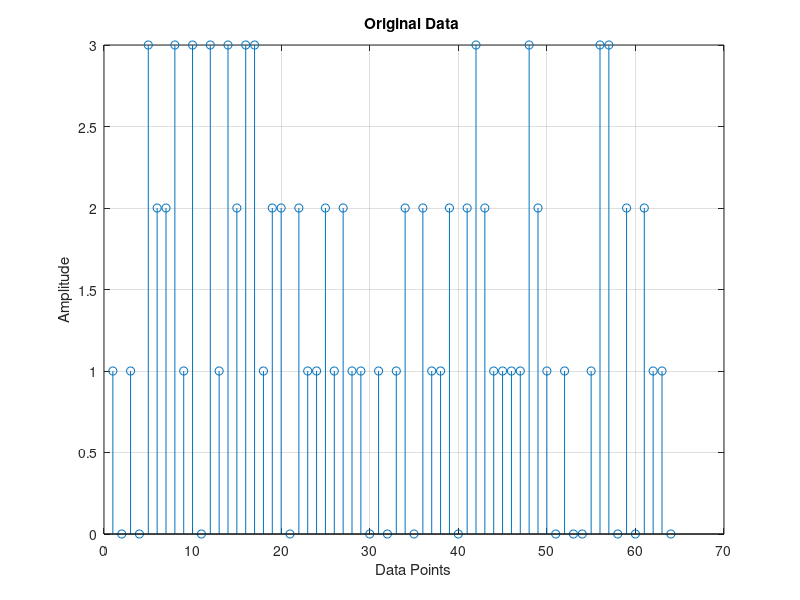
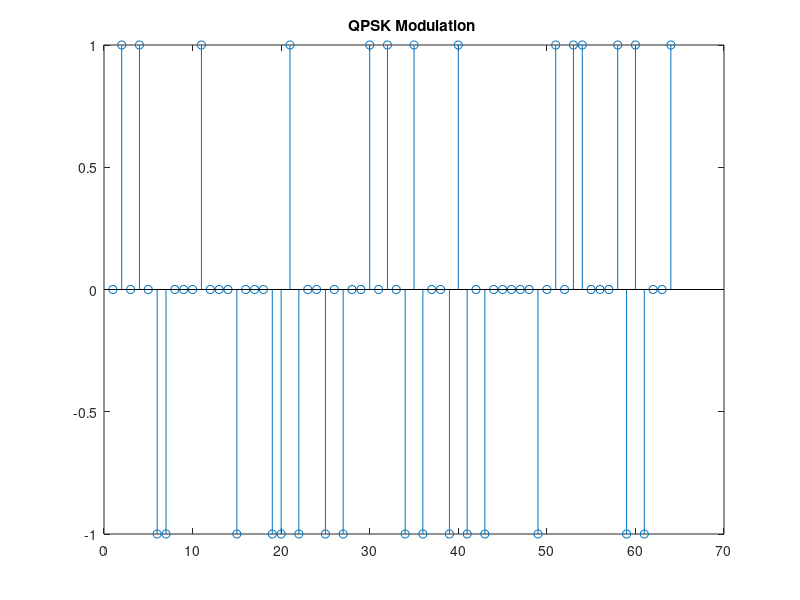
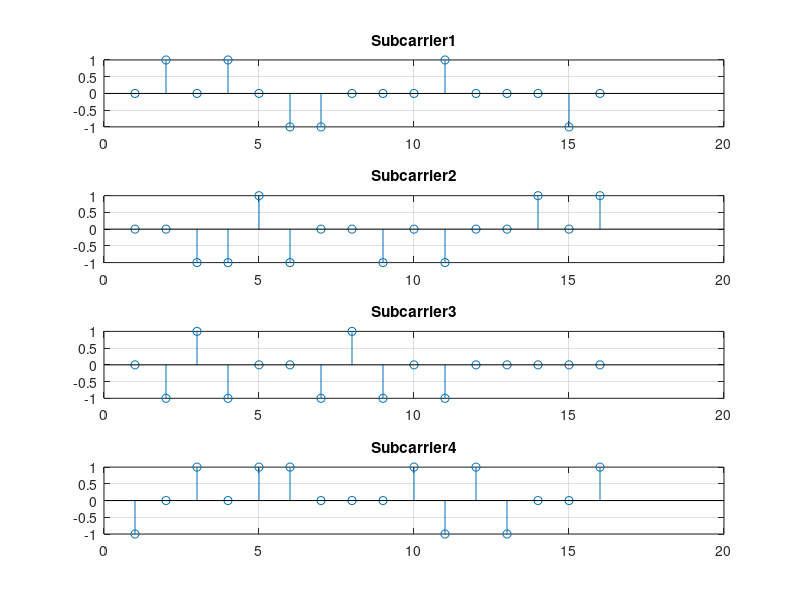
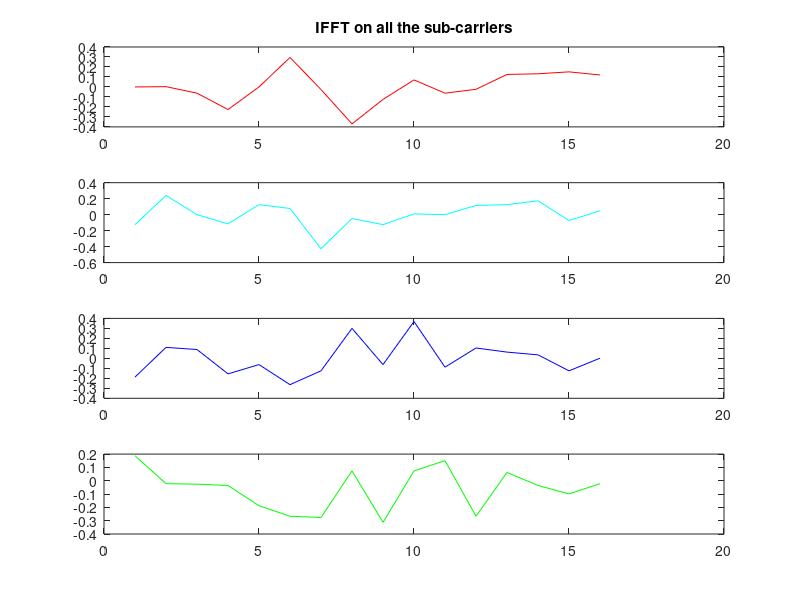

Reproduce these figures in MATLAB, in order.
clc;
clear all;
close all;

no_of_data_bits = 64 %Number of bits per channel extended to 128
M =4 %Number of subcarrier channel
n=256;%Total number of bits to be transmitted at the transmitter
block_size = 16; %Size of each OFDM block to add cyclic prefix
cp_len = floor(0.1 * block_size); %Length of the cyclic prefix
%............................................................
% Transmitter
%.........................................................
%.........................................................
% Source generation and modulation
%........................................................
% Generate random data source to be transmitted of length 64
data = randsrc(1, no_of_data_bits, 0:M-1);
figure(1),stem(data); grid on; xlabel('Data Points'); ylabel('Amplitude')
title('Original Data ')
% Perform QPSK modulation on the input source data
qpsk_modulated_data = pskmod(data, M);
figure(2),stem(qpsk_modulated_data);title('QPSK Modulation ')
%............................................................
%.............................................................
% Converting the series data stream into four parallel data stream to form
% four sub carriers
S2P = reshape(qpsk_modulated_data, no_of_data_bits/M,M)
Sub_carrier1 = S2P(:,1)
Sub_carrier2 = S2P(:,2)
Sub_carrier3 = S2P(:,3)
Sub_carrier4 = S2P(:,4)
figure(3), subplot(4,1,1),stem(Sub_carrier1),title('Subcarrier1'),grid on;
subplot(4,1,2),stem(Sub_carrier2),title('Subcarrier2'),grid on;
subplot(4,1,3),stem(Sub_carrier3),title('Subcarrier3'),grid on;
subplot(4,1,4),stem(Sub_carrier4),title('Subcarrier4'),grid on;
%..................................................................
%..................................................................
% IFFT OF FOUR SUB_CARRIERS
%.................................................................
%..............................................................
number_of_subcarriers=4;
cp_start=block_size-cp_len;
ifft_Subcarrier1 = ifft(Sub_carrier1)
ifft_Subcarrier2 = ifft(Sub_carrier2)
ifft_Subcarrier3 = ifft(Sub_carrier3)
ifft_Subcarrier4 = ifft(Sub_carrier4)
figure(4), subplot(4,1,1),plot(real(ifft_Subcarrier1),'r'),
title('IFFT on all the sub-carriers')
subplot(4,1,2),plot(real(ifft_Subcarrier2),'c')
subplot(4,1,3),plot(real(ifft_Subcarrier3),'b')
subplot(4,1,4),plot(real(ifft_Subcarrier4),'g')
%...........................................................
%...........................................................
% ADD-CYCLIC PREFIX %..........................................................
%............................................................
for i=1:number_of_subcarriers,
ifft_Subcarrier(:,i) = ifft((S2P(:,i)),16)% 16 is the ifft point
for j=1:cp_len,
cyclic_prefix(j,i) = ifft_Subcarrier(j+cp_start,i)
end
Append_prefix(:,i) = vertcat( cyclic_prefix(:,i), ifft_Subcarrier(:,i))
% Appends prefix to each subcarriers
end
A1=Append_prefix(:,1);
A2=Append_prefix(:,2);
A3=Append_prefix(:,3);
A4=Append_prefix(:,4);
figure(5), subplot(4,1,1),plot(real(A1),'r'),title('Cyclic prefix added to all the sub-carriers')
subplot(4,1,2),plot(real(A2),'c')
subplot(4,1,3),plot(real(A3),'b')
subplot(4,1,4),plot(real(A4),'g')
figure(11),plot((real(A1)),'r'),title('Orthogonality'),hold on ,plot((real(A2)),'c'),hold on ,
plot((real(A3)),'b'),hold on ,plot((real(A4)),'g'),hold on ,grid on
%Convert to serial stream for transmission
[rows_Append_prefix cols_Append_prefix]=size(Append_prefix)
len_ofdm_data = rows_Append_prefix*cols_Append_prefix
% OFDM signal to be transmitted
ofdm_signal = reshape(Append_prefix, 1, len_ofdm_data);
figure(6),plot(real(ofdm_signal)); xlabel('Time'); ylabel('Amplitude');
title('OFDM Signal');grid on;
%...............................................................